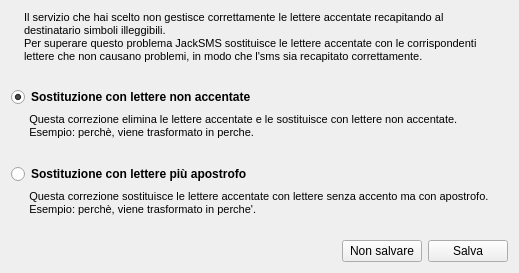
<?xml version="1.0" encoding="UTF-8"?>
<ui version="4.0">
 <class>avvisoaccentidialog</class>
 <widget class="QWidget" name="avvisoaccentidialog">
  <property name="geometry">
   <rect>
    <x>0</x>
    <y>0</y>
    <width>519</width>
    <height>273</height>
   </rect>
  </property>
  <property name="windowTitle">
   <string>Avviso accenti</string>
  </property>
  <property name="windowIcon">
   <iconset resource="resources.qrc">
    <normaloff>:/resource/jacksms_logo_normal.png</normaloff>:/resource/jacksms_logo_normal.png</iconset>
  </property>
  <layout class="QVBoxLayout" name="verticalLayout_2">
   <item>
    <layout class="QVBoxLayout" name="verticalLayout">
     <item>
      <layout class="QHBoxLayout" name="horizontalLayout">
       <item>
        <widget class="QLabel" name="label">
         <property name="text">
          <string/>
         </property>
         <property name="pixmap">
          <pixmap resource="resources.qrc">:/resource/emblem-alert-medium.png</pixmap>
         </property>
        </widget>
       </item>
       <item>
        <widget class="QLabel" name="label_2">
         <property name="sizePolicy">
          <sizepolicy hsizetype="Expanding" vsizetype="Preferred">
           <horstretch>0</horstretch>
           <verstretch>0</verstretch>
          </sizepolicy>
         </property>
         <property name="text">
          <string>&lt;!DOCTYPE HTML PUBLIC &quot;-//W3C//DTD HTML 4.0//EN&quot; &quot;http://www.w3.org/TR/REC-html40/strict.dtd&quot;&gt;
&lt;html&gt;&lt;head&gt;&lt;meta name=&quot;qrichtext&quot; content=&quot;1&quot; /&gt;&lt;style type=&quot;text/css&quot;&gt;
p, li { white-space: pre-wrap; }
&lt;/style&gt;&lt;/head&gt;&lt;body style=&quot; font-family:'MS Shell Dlg 2'; font-size:8.25pt; font-weight:400; font-style:normal;&quot;&gt;
&lt;p style=&quot; margin-top:0px; margin-bottom:0px; margin-left:0px; margin-right:0px; -qt-block-indent:0; text-indent:0px;&quot;&gt;&lt;span style=&quot; font-size:8pt;&quot;&gt;Il servizio che hai scelto non gestisce correttamente le lettere accentate recapitando al&lt;/span&gt;&lt;/p&gt;
&lt;p style=&quot; margin-top:0px; margin-bottom:0px; margin-left:0px; margin-right:0px; -qt-block-indent:0; text-indent:0px;&quot;&gt;&lt;span style=&quot; font-size:8pt;&quot;&gt;destinatario simboli illeggibili.&lt;/span&gt;&lt;/p&gt;
&lt;p style=&quot; margin-top:0px; margin-bottom:0px; margin-left:0px; margin-right:0px; -qt-block-indent:0; text-indent:0px;&quot;&gt;&lt;span style=&quot; font-size:8pt;&quot;&gt;Per superare questo problema JackSMS sostituisce le lettere accentate con le corrispondenti&lt;/span&gt;&lt;/p&gt;
&lt;p style=&quot; margin-top:0px; margin-bottom:0px; margin-left:0px; margin-right:0px; -qt-block-indent:0; text-indent:0px;&quot;&gt;&lt;span style=&quot; font-size:8pt;&quot;&gt;lettere che non causano problemi, in modo che l'sms sia recapitato correttamente.&lt;/span&gt;&lt;/p&gt;&lt;/body&gt;&lt;/html&gt;</string>
         </property>
         <property name="textFormat">
          <enum>Qt::AutoText</enum>
         </property>
         <property name="wordWrap">
          <bool>false</bool>
         </property>
        </widget>
       </item>
      </layout>
     </item>
     <item>
      <spacer name="verticalSpacer_2">
       <property name="orientation">
        <enum>Qt::Vertical</enum>
       </property>
       <property name="sizeHint" stdset="0">
        <size>
         <width>20</width>
         <height>40</height>
        </size>
       </property>
      </spacer>
     </item>
     <item>
      <widget class="QRadioButton" name="radioButton">
       <property name="font">
        <font>
         <weight>75</weight>
         <bold>true</bold>
        </font>
       </property>
       <property name="text">
        <string>Sostituzione con lettere non accentate</string>
       </property>
       <property name="checked">
        <bool>true</bool>
       </property>
      </widget>
     </item>
     <item>
      <widget class="QLabel" name="label_3">
       <property name="text">
        <string>&lt;!DOCTYPE HTML PUBLIC &quot;-//W3C//DTD HTML 4.0//EN&quot; &quot;http://www.w3.org/TR/REC-html40/strict.dtd&quot;&gt;
&lt;html&gt;&lt;head&gt;&lt;meta name=&quot;qrichtext&quot; content=&quot;1&quot; /&gt;&lt;style type=&quot;text/css&quot;&gt;
p, li { white-space: pre-wrap; }
&lt;/style&gt;&lt;/head&gt;&lt;body style=&quot; font-family:'MS Shell Dlg 2'; font-size:8.25pt; font-weight:400; font-style:normal;&quot;&gt;
&lt;p style=&quot; margin-top:0px; margin-bottom:0px; margin-left:0px; margin-right:0px; -qt-block-indent:0; text-indent:0px;&quot;&gt;&lt;span style=&quot; font-size:8pt;&quot;&gt;      Questa correzione elimina le lettere accentate e le sostituisce con lettere non accentate.&lt;/span&gt;&lt;/p&gt;
&lt;p style=&quot; margin-top:0px; margin-bottom:0px; margin-left:0px; margin-right:0px; -qt-block-indent:0; text-indent:0px;&quot;&gt;&lt;span style=&quot; font-size:8pt;&quot;&gt;      Esempio: perchè, viene trasformato in perche.&lt;/span&gt;&lt;/p&gt;&lt;/body&gt;&lt;/html&gt;</string>
       </property>
      </widget>
     </item>
     <item>
      <spacer name="verticalSpacer_3">
       <property name="orientation">
        <enum>Qt::Vertical</enum>
       </property>
       <property name="sizeHint" stdset="0">
        <size>
         <width>20</width>
         <height>40</height>
        </size>
       </property>
      </spacer>
     </item>
     <item>
      <widget class="QRadioButton" name="radioButton_2">
       <property name="font">
        <font>
         <weight>75</weight>
         <bold>true</bold>
        </font>
       </property>
       <property name="text">
        <string>Sostituzione con lettere più apostrofo</string>
       </property>
      </widget>
     </item>
     <item>
      <widget class="QLabel" name="label_4">
       <property name="text">
        <string>&lt;!DOCTYPE HTML PUBLIC &quot;-//W3C//DTD HTML 4.0//EN&quot; &quot;http://www.w3.org/TR/REC-html40/strict.dtd&quot;&gt;
&lt;html&gt;&lt;head&gt;&lt;meta name=&quot;qrichtext&quot; content=&quot;1&quot; /&gt;&lt;style type=&quot;text/css&quot;&gt;
p, li { white-space: pre-wrap; }
&lt;/style&gt;&lt;/head&gt;&lt;body style=&quot; font-family:'MS Shell Dlg 2'; font-size:8.25pt; font-weight:400; font-style:normal;&quot;&gt;
&lt;p style=&quot; margin-top:0px; margin-bottom:0px; margin-left:0px; margin-right:0px; -qt-block-indent:0; text-indent:0px;&quot;&gt;&lt;span style=&quot; font-size:8pt;&quot;&gt;      Questa correzione sostituisce le lettere accentate con lettere senza accento ma con apostrofo.&lt;/span&gt;&lt;/p&gt;
&lt;p style=&quot; margin-top:0px; margin-bottom:0px; margin-left:0px; margin-right:0px; -qt-block-indent:0; text-indent:0px;&quot;&gt;&lt;span style=&quot; font-size:8pt;&quot;&gt;      Esempio: perchè, viene trasformato in perche'.&lt;/span&gt;&lt;/p&gt;&lt;/body&gt;&lt;/html&gt;</string>
       </property>
      </widget>
     </item>
     <item>
      <spacer name="verticalSpacer">
       <property name="orientation">
        <enum>Qt::Vertical</enum>
       </property>
       <property name="sizeHint" stdset="0">
        <size>
         <width>20</width>
         <height>40</height>
        </size>
       </property>
      </spacer>
     </item>
     <item>
      <layout class="QHBoxLayout" name="horizontalLayout_2">
       <item>
        <spacer name="horizontalSpacer">
         <property name="orientation">
          <enum>Qt::Horizontal</enum>
         </property>
         <property name="sizeHint" stdset="0">
          <size>
           <width>40</width>
           <height>20</height>
          </size>
         </property>
        </spacer>
       </item>
       <item>
        <widget class="QPushButton" name="pushButton_2">
         <property name="text">
          <string>Non salvare</string>
         </property>
         <property name="icon">
          <iconset resource="resources.qrc">
           <normaloff>:/resource/rimuovi.png</normaloff>:/resource/rimuovi.png</iconset>
         </property>
        </widget>
       </item>
       <item>
        <widget class="QPushButton" name="saveButton">
         <property name="text">
          <string>Salva</string>
         </property>
         <property name="icon">
          <iconset resource="resources.qrc">
           <normaloff>:/resource/aggiungi.png</normaloff>:/resource/aggiungi.png</iconset>
         </property>
        </widget>
       </item>
      </layout>
     </item>
    </layout>
   </item>
  </layout>
 </widget>
 <resources>
  <include location="resources.qrc"/>
 </resources>
 <connections/>
</ui>
